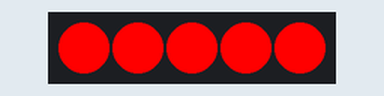
The program below on a simulated MicroPython board. On the bench: 5 RGB LEDs in strip order, left to right. Library files of the repository ran but are not shown: 1 file(s).

Above: at 0.1 s.
At 1.1 s:
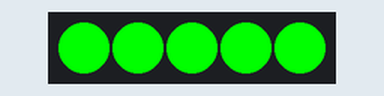
Timing chart, 0 to 130.0 s (numbered marks = the images above):
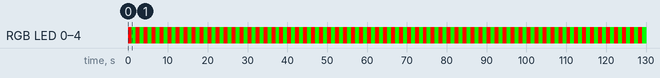

The program:

main.py
```python
import machine, time
from boothAvailabilityIndicator import NeoPixelBoothAvailibilityIndicator

NUM_PIXELS = 5
NEOPIXEL_PIN = 15

while True:
    indicator = NeoPixelBoothAvailibilityIndicator(NEOPIXEL_PIN, NUM_PIXELS)
    indicator.showInUse()
    time.sleep(1)
    indicator.showAvailable()
    time.sleep(1)
```

boothAvailabilityIndicator.py
```python
import machine, neopixel

class AbstractBoothAvailibilityIndicator:

    def showAvailable(self):
        pass

    def showInUse(self):
        pass

class NeoPixelBoothAvailibilityIndicator(AbstractBoothAvailibilityIndicator):

    def __init__(self, pin, numPixels):
        self.np = neopixel.NeoPixel(machine.Pin(pin), numPixels, bpp=4)

    def showColor(self, color):
        for i in range(self.np.n):
            self.np[i] = color
        self.np.write()

    def showAvailable(self):
        self.showColor((0,255,0,0))

    def showInUse(self):
        self.showColor((255,0,0,0))
```

Measured:
- by itself, RGB LED 0–4: alternates RGB(255, 0, 0) for 1.0 s and RGB(0, 255, 0) for 1.0 s
